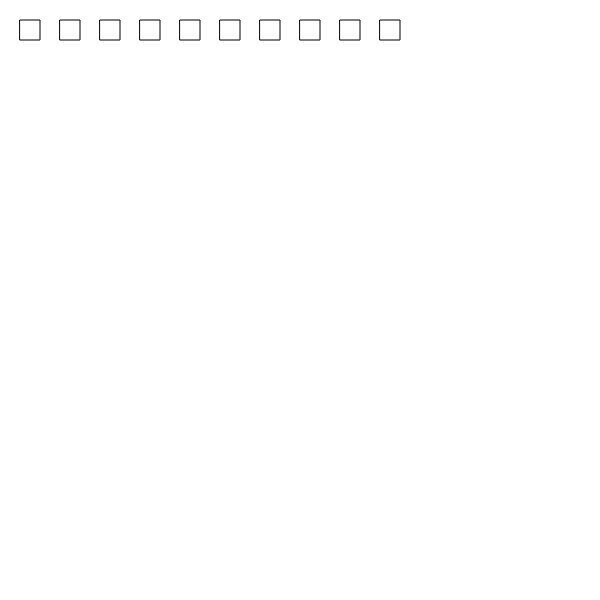
Frame 1 (no input)
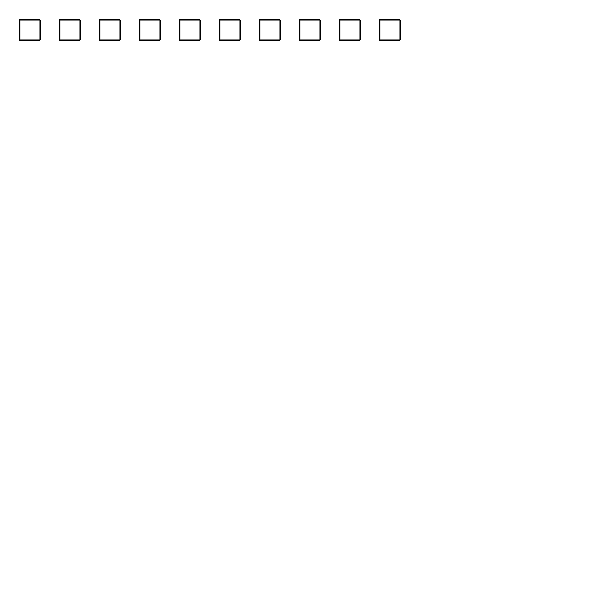
Frame 60 (no input)
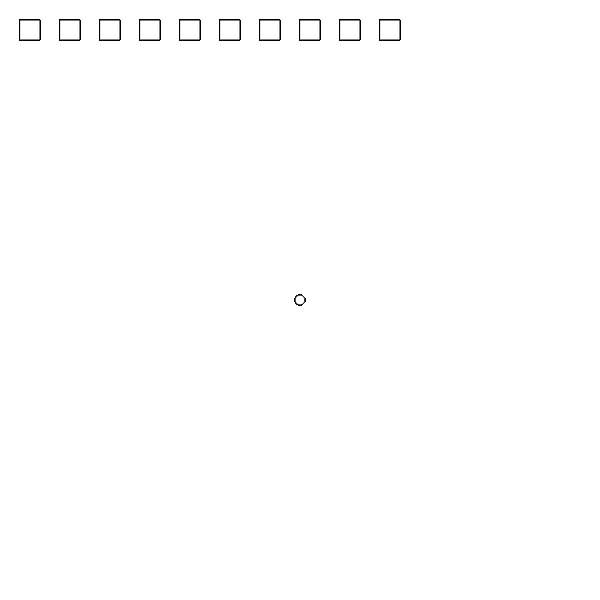
Frame 120 (the mouse pressed at the canvas centre since frame 60)

The p5.js sketch that drew these frames (run headless with seeded random() and noise() and a simulated clock; from frame 60 on, the mouse is pressed at the canvas centre):

// p5.js sketch
// ── sketch.js
var posXbi = 20;
var posYbi = 20;
var tamtch = 20;

var posXbi1 = 60;
var posYbi1 = 20;
var tamtch1 = 20;

var posXbi2 = 100;
var posYbi2 = 20;
var tamtch2 = 20;

var posXbi3 = 140;
var posYbi3 = 20;
var tamtch3 = 20;

var posXbi4 = 180;
var posYbi4 = 20;
var tamtch4 = 20;

var posXbi5 = 220;
var posYbi5 = 20;
var tamtch5 = 20;

var posXbi6 = 260;
var posYbi6 = 20;
var tamtch6 = 20;

var posXbi7 = 300;
var posYbi7 = 20;
var tamtch7 = 20;

var posXbi8 = 340;
var posYbi8 = 20;
var tamtch8 = 20;

var posXbi9 = 380;
var posYbi9 = 20;
var tamtch9 = 20;

var chu = 1;

var shi = 20;


function setup() {
  createCanvas(600, 600);
  background(400);
  
 
}


function draw() {
  
rect(posXbi, posYbi, tamtch, tamtch);
  
rect(posXbi1, posYbi1, tamtch1, tamtch1)
  
rect(posXbi2, posYbi2, tamtch2, tamtch2);
  
rect(posXbi3, posYbi3, tamtch3, tamtch3);
  
rect(posXbi4, posYbi4, tamtch4, tamtch4);
  
rect(posXbi5, posYbi5, tamtch5, tamtch5);
  
rect(posXbi6, posYbi6, tamtch6, tamtch6);
  
rect(posXbi7, posYbi7, tamtch7, tamtch7);  
  
rect(posXbi8, posYbi8, tamtch8, tamtch8);  

rect(posXbi9, posYbi9, tamtch9, tamtch9);  


  
  
  if (mouseIsPressed){
    
      
    
    if(chu == 1){
       if (mouseY === pmouseY && mouseX === pmouseX) {
    ellipse (mouseX, mouseY, 10, 10);
       }
    }
    
    if(chu == 2){
    ellipse (mouseX, mouseY, 60, 60);
    }
    
    if(chu == 3 ){
  
    	 if (mouseX < 200 ){
        fill (`#ea80fc`);
    rect (mouseX, mouseY, shi, shi);
    } else {
       fill (`#4a148c`);
        rect (mouseX, mouseY, shi, shi);
      	
      	 if (mouseY < 300 ){
        fill (`#ff9e80`);
    rect (mouseX, mouseY, shi, shi);
    } 
    }
      }
    
    if(chu == 4){
    line (mouseX + 10, mouseY + 10, mouseX - 50, mouseY - 50 );
    }
    
    if(chu == 5){
    triangle (mouseX, mouseY ,mouseX + 10 ,mouseY + 10 ,mouseX + 30 ,mouseY + 30);
    }
    
    if(chu == 6){
    line(width/2, height/2, mouseX,mouseY); 
    }
    
     if(chu == 7){
    quad (mouseX + 10, mouseY + 10, mouseY + 20, mouseY + 20, mouseY + 30, mouseY + 30 ); 
    }
    
    if(chu == 8){
    quad (mouseX +10, mouseY, mouseX, mouseY, 10,10); 
    }
    
    if(chu == 9 ){
    line(mouseX, mouseY, pmouseX, pmouseY);
    }
    
    if(chu == 10 ){
    arc(mouseX, mouseY, 60, 60, HALF_PI, PI);
    }
    
    if(mouseX >posXbi && mouseX <posXbi +tamtch && mouseY > posYbi && mouseY < posYbi + tamtch){
      background (`#000000`);
      strokeWeight(1);
      stroke(`#ffffff`);
      fill(`ffffff`); 
      chu = 1;
    }
    if(mouseX >posXbi1 && mouseX <posXbi1 +tamtch1 && mouseY > posYbi1 && mouseY < posYbi1 + tamtch1){
      background (`#d61a39`);
      strokeWeight(1);
      stroke(`#9b0000`);
      fill(`#ff80ab`);
      chu = 2;
    
      
    }
    if(mouseX >posXbi2 && mouseX <posXbi2 +tamtch2 && mouseY > posYbi2 && mouseY < posYbi2 + tamtch2){
      background (`#FFFFFF`);
      strokeWeight(1);
      stroke(`#000000`);
      fill(`#4a148c`);
      chu = 3;
    }
    if(mouseX >posXbi3 && mouseX <posXbi3 +tamtch3 && mouseY > posYbi3 && mouseY < posYbi3 + tamtch3){
      background (`#002157`);
      strokeWeight(1);
      stroke(`#FFFFFF`);
      fill(`#FFFFFF`);
      chu = 4;
    }
    
    if(mouseX >posXbi4 && mouseX <posXbi4 +tamtch4 && mouseY > posYbi4 && mouseY < posYbi4 + tamtch4){
      background (`#1b5e20`);
      strokeWeight(1);
      stroke(`#43a047`);
      fill(`#c5e1a5`);
      chu = 5;
    }
    
    if(mouseX >posXbi5 && mouseX <posXbi5 +tamtch5 && mouseY > posYbi5 && mouseY < posYbi5 + tamtch5){
      background (`#00cbcc`);
      strokeWeight(1);
      stroke(`#18ffff`);
      fill(`#f57f17`);
      chu = 6;
    }
    
    if(mouseX >posXbi6 && mouseX <posXbi6 +tamtch6 && mouseY > posYbi6 && mouseY < posYbi6 + tamtch6){
      background (`#ce93d8`);
      strokeWeight(1);
      stroke(`#9c64a6`);
      fill(`#ff8f00`);
      chu = 7;
    }
    
    if(mouseX >posXbi7 && mouseX <posXbi7 +tamtch7 && mouseY > posYbi7 && mouseY < posYbi7 + tamtch7){
      background (`#bf360c`);
      strokeWeight(1);
      stroke(`#ac1900`);
      fill(`#ffb300`);
      chu = 8;
    }
    
    if(mouseX >posXbi8 && mouseX <posXbi8 +tamtch8 && mouseY > posYbi8 && mouseY < posYbi8 + tamtch8){
      background (`#5472d3`);
      stroke(`#1faa00`);
      strokeWeight (5);
      fill(`#64dd17`);
      chu = 9;
    }
    
    if(mouseX >posXbi9 && mouseX <posXbi9 +tamtch9 && mouseY > posYbi9 && mouseY < posYbi9 + tamtch9){
      background (`#f8bbd0`);
      strokeWeight(1);
      stroke(`#880e4f`);
      fill(`#880e4f`);
      chu = 10;
    }
}
   
}
